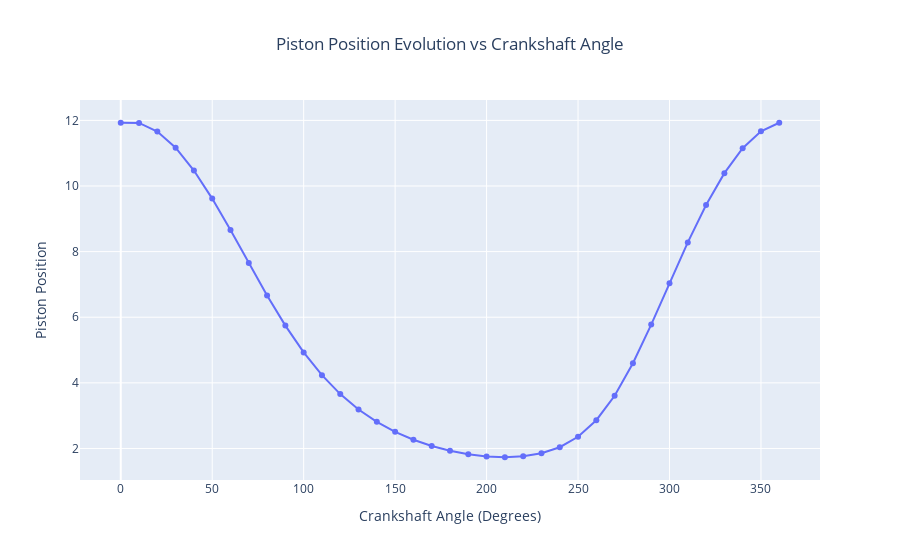

Notebook code cell kept with this figure:
### Code cell
import plotly.graph_objs as go

l2 = 5
l3 = 7
offset= 1

# Prepare data
angle_deg_2_values = list(range(0, 361, 10))
Rx_4_values = []

for angle_deg_2 in angle_deg_2_values:
    solution = slider_crank_position(l2, l3,offset, angle_deg_2)

    Rx_4 = solution[8]
    
    Rx_4_values.append(Rx_4)


range_of_motion = max(Rx_4_values) - min(Rx_4_values)
print(f"Range of motion: {range_of_motion}, instead of {2*l2}")

# Create a scatter plot
fig = go.Figure(go.Scatter(x=angle_deg_2_values, y=Rx_4_values, mode='lines+markers'))

# Set the layout
fig.update_layout(title="Piston Position Evolution vs Crankshaft Angle", title_x=0.5,
                  xaxis_title="Crankshaft Angle (Degrees)",
                  yaxis_title="Piston Position")

# Show the plot
fig.show()

### Figure 1 — Plotly figure (JSON) as saved in the notebook; plotly's stock layout.template omitted (floating-point values rounded to 4 significant figures)
{"data": [{"mode": "lines+markers", "type": "scatter", "x": [0, 10, 20, 30, 40, 50, 60, 70, 80, 90, 100, 110, 120, 130, 140, 150, 160, 170, 180, 190, 200, 210, 220, 230, 240, 250, 260, 270, 280, 290, 300, 310, 320, 330, 340, 350, 360], "y": [11.93, 11.92, 11.66, 11.17, 10.47, 9.616, 8.657, 7.653, 6.665, 5.745, 4.928, 4.233, 3.657, 3.188, 2.81, 2.507, 2.265, 2.075, 1.928, 1.822, 1.756, 1.732, 1.759, 1.853, 2.038, 2.355, 2.861, 3.606, 4.597, 5.776, 7.038, 8.28, 9.42, 10.39, 11.15, 11.67, 11.93]}], "layout": {"title": {"text": "Piston Position Evolution vs Crankshaft Angle", "x": 0.5}, "xaxis": {"title": {"text": "Crankshaft Angle (Degrees)"}}, "yaxis": {"title": {"text": "Piston Position"}}}}
